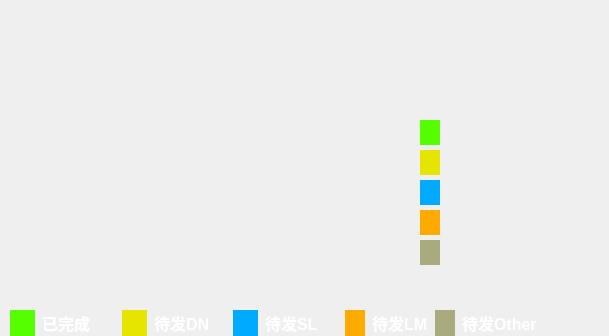
<?xml version="1.0" encoding="UTF-8"?>
<ui version="4.0">
 <class>ChartView</class>
 <widget class="QWidget" name="ChartView">
  <property name="geometry">
   <rect>
    <x>0</x>
    <y>0</y>
    <width>609</width>
    <height>336</height>
   </rect>
  </property>
  <property name="windowTitle">
   <string>Form</string>
  </property>
  <widget class="QWidget" name="layoutWidget">
   <property name="geometry">
    <rect>
     <x>10</x>
     <y>310</y>
     <width>527</width>
     <height>26</height>
    </rect>
   </property>
   <layout class="QHBoxLayout" name="horizontalLayout_9" stretch="2,2,2,2">
    <item>
     <layout class="QHBoxLayout" name="horizontalLayout" stretch="1,3">
      <property name="spacing">
       <number>7</number>
      </property>
      <item>
       <widget class="QLabel" name="label_3">
        <property name="sizePolicy">
         <sizepolicy hsizetype="Preferred" vsizetype="Preferred">
          <horstretch>0</horstretch>
          <verstretch>0</verstretch>
         </sizepolicy>
        </property>
        <property name="minimumSize">
         <size>
          <width>20</width>
          <height>0</height>
         </size>
        </property>
        <property name="styleSheet">
         <string notr="true">background-color: rgb(85, 255, 0);</string>
        </property>
        <property name="text">
         <string/>
        </property>
       </widget>
      </item>
      <item>
       <widget class="QLabel" name="label">
        <property name="font">
         <font>
          <pointsize>12</pointsize>
          <weight>75</weight>
          <bold>true</bold>
         </font>
        </property>
        <property name="styleSheet">
         <string notr="true">color: rgb(255, 255, 255);</string>
        </property>
        <property name="text">
         <string>已完成</string>
        </property>
       </widget>
      </item>
     </layout>
    </item>
    <item>
     <layout class="QHBoxLayout" name="horizontalLayout_2" stretch="1,3">
      <property name="spacing">
       <number>7</number>
      </property>
      <item>
       <widget class="QLabel" name="label_4">
        <property name="sizePolicy">
         <sizepolicy hsizetype="Preferred" vsizetype="Preferred">
          <horstretch>0</horstretch>
          <verstretch>0</verstretch>
         </sizepolicy>
        </property>
        <property name="minimumSize">
         <size>
          <width>20</width>
          <height>0</height>
         </size>
        </property>
        <property name="styleSheet">
         <string notr="true">background-color: rgb(229, 229, 0);</string>
        </property>
        <property name="text">
         <string/>
        </property>
       </widget>
      </item>
      <item>
       <widget class="QLabel" name="label_2">
        <property name="font">
         <font>
          <pointsize>12</pointsize>
          <weight>75</weight>
          <bold>true</bold>
         </font>
        </property>
        <property name="styleSheet">
         <string notr="true">color: rgb(255, 255, 255);
</string>
        </property>
        <property name="text">
         <string>待发DN</string>
        </property>
       </widget>
      </item>
     </layout>
    </item>
    <item>
     <layout class="QHBoxLayout" name="horizontalLayout_7" stretch="1,3">
      <property name="spacing">
       <number>7</number>
      </property>
      <item>
       <widget class="QLabel" name="label_9">
        <property name="sizePolicy">
         <sizepolicy hsizetype="Preferred" vsizetype="Preferred">
          <horstretch>0</horstretch>
          <verstretch>0</verstretch>
         </sizepolicy>
        </property>
        <property name="minimumSize">
         <size>
          <width>20</width>
          <height>0</height>
         </size>
        </property>
        <property name="styleSheet">
         <string notr="true">background-color: rgb(0, 170, 255);</string>
        </property>
        <property name="text">
         <string/>
        </property>
       </widget>
      </item>
      <item>
       <widget class="QLabel" name="label_10">
        <property name="font">
         <font>
          <pointsize>12</pointsize>
          <weight>75</weight>
          <bold>true</bold>
         </font>
        </property>
        <property name="styleSheet">
         <string notr="true">color: rgb(255, 255, 255);
</string>
        </property>
        <property name="text">
         <string>待发SL</string>
        </property>
       </widget>
      </item>
     </layout>
    </item>
    <item>
     <layout class="QHBoxLayout" name="horizontalLayout_10" stretch="0,1,3">
      <property name="spacing">
       <number>7</number>
      </property>
      <item>
       <layout class="QHBoxLayout" name="horizontalLayout_8" stretch="1,3">
        <property name="spacing">
         <number>7</number>
        </property>
        <item>
         <widget class="QLabel" name="label_12">
          <property name="sizePolicy">
           <sizepolicy hsizetype="Preferred" vsizetype="Preferred">
            <horstretch>0</horstretch>
            <verstretch>0</verstretch>
           </sizepolicy>
          </property>
          <property name="minimumSize">
           <size>
            <width>20</width>
            <height>0</height>
           </size>
          </property>
          <property name="styleSheet">
           <string notr="true">background-color: rgb(255, 170, 0);</string>
          </property>
          <property name="text">
           <string/>
          </property>
         </widget>
        </item>
        <item>
         <widget class="QLabel" name="label_16">
          <property name="font">
           <font>
            <pointsize>12</pointsize>
            <weight>75</weight>
            <bold>true</bold>
           </font>
          </property>
          <property name="styleSheet">
           <string notr="true">color: rgb(255, 255, 255);
</string>
          </property>
          <property name="text">
           <string>待发LM</string>
          </property>
         </widget>
        </item>
       </layout>
      </item>
      <item>
       <widget class="QLabel" name="label_11">
        <property name="sizePolicy">
         <sizepolicy hsizetype="Preferred" vsizetype="Preferred">
          <horstretch>0</horstretch>
          <verstretch>0</verstretch>
         </sizepolicy>
        </property>
        <property name="minimumSize">
         <size>
          <width>20</width>
          <height>0</height>
         </size>
        </property>
        <property name="styleSheet">
         <string notr="true">background-color: rgb(170, 170, 127);</string>
        </property>
        <property name="text">
         <string/>
        </property>
       </widget>
      </item>
      <item>
       <widget class="QLabel" name="label_13">
        <property name="font">
         <font>
          <pointsize>12</pointsize>
          <weight>75</weight>
          <bold>true</bold>
         </font>
        </property>
        <property name="styleSheet">
         <string notr="true">color: rgb(255, 255, 255);
</string>
        </property>
        <property name="text">
         <string>待发Other</string>
        </property>
       </widget>
      </item>
     </layout>
    </item>
   </layout>
  </widget>
  <widget class="QWidget" name="layoutWidget">
   <property name="geometry">
    <rect>
     <x>420</x>
     <y>120</y>
     <width>141</width>
     <height>175</height>
    </rect>
   </property>
   <layout class="QVBoxLayout" name="verticalLayout">
    <property name="spacing">
     <number>5</number>
    </property>
    <item>
     <layout class="QHBoxLayout" name="horizontalLayout_3" stretch="1,10">
      <property name="spacing">
       <number>0</number>
      </property>
      <item>
       <widget class="QLabel" name="label_5">
        <property name="sizePolicy">
         <sizepolicy hsizetype="Preferred" vsizetype="Preferred">
          <horstretch>0</horstretch>
          <verstretch>0</verstretch>
         </sizepolicy>
        </property>
        <property name="minimumSize">
         <size>
          <width>20</width>
          <height>0</height>
         </size>
        </property>
        <property name="styleSheet">
         <string notr="true">background-color: rgb(85, 255, 0);</string>
        </property>
        <property name="text">
         <string/>
        </property>
       </widget>
      </item>
      <item>
       <widget class="QLabel" name="label_finishcount">
        <property name="font">
         <font>
          <pointsize>12</pointsize>
          <weight>75</weight>
          <bold>true</bold>
         </font>
        </property>
        <property name="styleSheet">
         <string notr="true">color: rgb(255, 255, 255);
</string>
        </property>
        <property name="text">
         <string/>
        </property>
       </widget>
      </item>
     </layout>
    </item>
    <item>
     <layout class="QHBoxLayout" name="horizontalLayout_4" stretch="1,10">
      <property name="spacing">
       <number>0</number>
      </property>
      <item>
       <widget class="QLabel" name="label_6">
        <property name="sizePolicy">
         <sizepolicy hsizetype="Preferred" vsizetype="Preferred">
          <horstretch>0</horstretch>
          <verstretch>0</verstretch>
         </sizepolicy>
        </property>
        <property name="minimumSize">
         <size>
          <width>20</width>
          <height>0</height>
         </size>
        </property>
        <property name="styleSheet">
         <string notr="true">background-color: rgb(229, 229, 0);</string>
        </property>
        <property name="text">
         <string/>
        </property>
       </widget>
      </item>
      <item>
       <widget class="QLabel" name="label_DN_count">
        <property name="font">
         <font>
          <pointsize>12</pointsize>
          <weight>75</weight>
          <bold>true</bold>
         </font>
        </property>
        <property name="styleSheet">
         <string notr="true">color: rgb(255, 255, 255);
</string>
        </property>
        <property name="text">
         <string/>
        </property>
       </widget>
      </item>
     </layout>
    </item>
    <item>
     <layout class="QHBoxLayout" name="horizontalLayout_5" stretch="1,10">
      <property name="spacing">
       <number>0</number>
      </property>
      <item>
       <widget class="QLabel" name="label_14">
        <property name="sizePolicy">
         <sizepolicy hsizetype="Preferred" vsizetype="Preferred">
          <horstretch>0</horstretch>
          <verstretch>0</verstretch>
         </sizepolicy>
        </property>
        <property name="minimumSize">
         <size>
          <width>20</width>
          <height>0</height>
         </size>
        </property>
        <property name="styleSheet">
         <string notr="true">background-color: rgb(0, 170, 255);</string>
        </property>
        <property name="text">
         <string/>
        </property>
       </widget>
      </item>
      <item>
       <widget class="QLabel" name="label_SL_count">
        <property name="font">
         <font>
          <pointsize>12</pointsize>
          <weight>75</weight>
          <bold>true</bold>
         </font>
        </property>
        <property name="styleSheet">
         <string notr="true">color: rgb(255, 255, 255);
</string>
        </property>
        <property name="text">
         <string/>
        </property>
       </widget>
      </item>
     </layout>
    </item>
    <item>
     <layout class="QHBoxLayout" name="horizontalLayout_11" stretch="1,10">
      <property name="spacing">
       <number>0</number>
      </property>
      <item>
       <widget class="QLabel" name="label_17">
        <property name="sizePolicy">
         <sizepolicy hsizetype="Preferred" vsizetype="Preferred">
          <horstretch>0</horstretch>
          <verstretch>0</verstretch>
         </sizepolicy>
        </property>
        <property name="minimumSize">
         <size>
          <width>20</width>
          <height>0</height>
         </size>
        </property>
        <property name="styleSheet">
         <string notr="true">background-color: rgb(255, 170, 0);</string>
        </property>
        <property name="text">
         <string/>
        </property>
       </widget>
      </item>
      <item>
       <widget class="QLabel" name="label_LM_count">
        <property name="font">
         <font>
          <pointsize>12</pointsize>
          <weight>75</weight>
          <bold>true</bold>
         </font>
        </property>
        <property name="styleSheet">
         <string notr="true">color: rgb(255, 255, 255);
</string>
        </property>
        <property name="text">
         <string/>
        </property>
       </widget>
      </item>
     </layout>
    </item>
    <item>
     <layout class="QHBoxLayout" name="horizontalLayout_6" stretch="1,10">
      <property name="spacing">
       <number>0</number>
      </property>
      <item>
       <widget class="QLabel" name="label_15">
        <property name="sizePolicy">
         <sizepolicy hsizetype="Preferred" vsizetype="Preferred">
          <horstretch>0</horstretch>
          <verstretch>0</verstretch>
         </sizepolicy>
        </property>
        <property name="minimumSize">
         <size>
          <width>20</width>
          <height>0</height>
         </size>
        </property>
        <property name="styleSheet">
         <string notr="true">background-color: rgb(170, 170, 127);</string>
        </property>
        <property name="text">
         <string/>
        </property>
       </widget>
      </item>
      <item>
       <widget class="QLabel" name="label_Other_count">
        <property name="font">
         <font>
          <pointsize>12</pointsize>
          <weight>75</weight>
          <bold>true</bold>
         </font>
        </property>
        <property name="styleSheet">
         <string notr="true">color: rgb(255, 255, 255);
</string>
        </property>
        <property name="text">
         <string/>
        </property>
       </widget>
      </item>
     </layout>
    </item>
    <item>
     <widget class="QLabel" name="label_allcount">
      <property name="font">
       <font>
        <pointsize>12</pointsize>
        <weight>75</weight>
        <bold>true</bold>
       </font>
      </property>
      <property name="styleSheet">
       <string notr="true">color: rgb(255, 255, 255);
</string>
      </property>
      <property name="text">
       <string/>
      </property>
     </widget>
    </item>
   </layout>
  </widget>
 </widget>
 <resources/>
 <connections/>
</ui>
